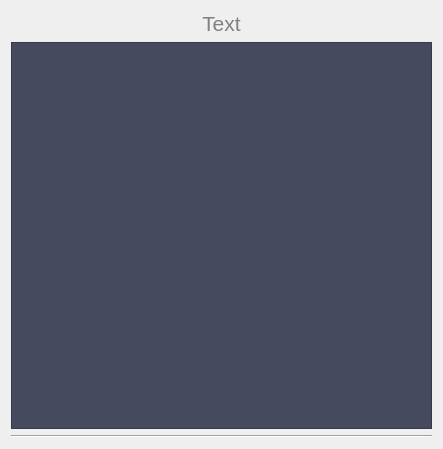
      <widget class="QWidget" name="scrollAreaWidgetContents_2">
       <property name="geometry">
        <rect>
         <x>0</x>
         <y>0</y>
         <width>439</width>
         <height>449</height>
        </rect>
       </property>
       <layout class="QGridLayout" name="gridLayout_2">
        <item row="2" column="0">
         <widget class="Line" name="line_2">
          <property name="orientation">
           <enum>Qt::Horizontal</enum>
          </property>
         </widget>
        </item>
        <item row="0" column="0">
         <widget class="QLabel" name="title_9">
          <property name="font">
           <font>
            <pointsize>16</pointsize>
           </font>
          </property>
          <property name="styleSheet">
           <string notr="true">color: gray</string>
          </property>
          <property name="text">
           <string>Text</string>
          </property>
          <property name="alignment">
           <set>Qt::AlignCenter</set>
          </property>
         </widget>
        </item>
        <item row="1" column="0">
         <widget class="QTextBrowser" name="textBrowser">
          <property name="minimumSize">
           <size>
            <width>421</width>
            <height>300</height>
           </size>
          </property>
          <property name="styleSheet">
           <string notr="true">QTextBrowser { background-color: rgb(70, 74, 95); }
</string>
          </property>
         </widget>
        </item>
       </layout>
      </widget>
